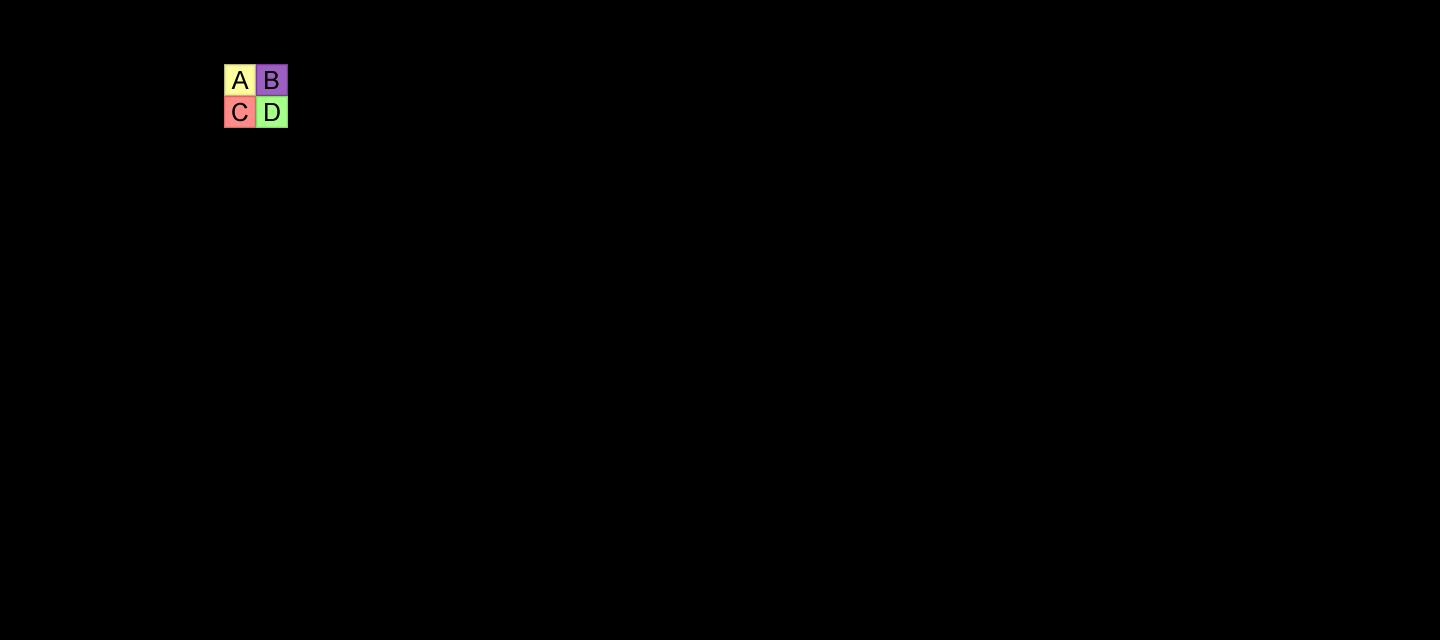

A level layout from a 2D game, rendered from its tile map. Below: a short description, then the map file with tile-grid data replaced by summaries:
An orthogonal 45x20 tile map with 32x32 px tiles, 1 tile layer (块层 1) and 1 object.

<map version="1.0" orientation="orthogonal" width="45" height="20" tilewidth="32" tileheight="32">
 <tileset firstgid="1" name="blocks" tilewidth="32" tileheight="32">
  <image source="blocks.png" width="64" height="64" />
 </tileset>
 <layer name="块层 1" width="45" height="20">
  <data>[900 cells, 4 non-empty, 4 distinct tile ids]</data>
 </layer>
 <objectgroup name="line" width="45" height="20">
  <object x="0" y="384">
   <polyline points="0,0 64,-32 128,-64 192,-96 256,-128 320,-160 384,-192 448,-224 515,-253 551,-254 578,-236 576,-192 576,128 608,160 640,160 736,160 672,-288 704,-320 737,-346 768,-352 799,-347 831,-327 864,-320 902,-326 929,-346 967,-342 992,-320 1025,-317 1056,-320 1088,-320 1120,-320 1152,-320 1200,-330 1237,-342 1300,-356 1373,-380 1440,256" />
  </object>
 </objectgroup>
</map>
